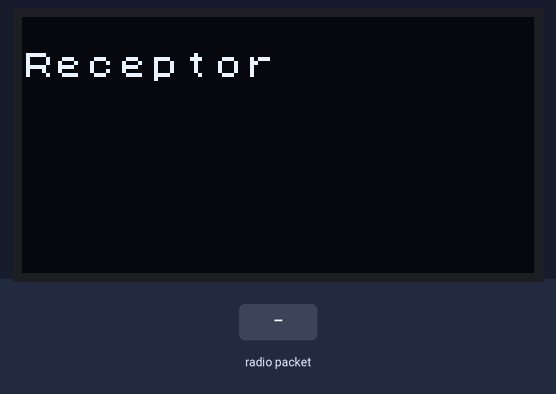
Bench run of a sketch on a simulated Arduino Uno, built for the host (arithmetic inside an expression is 32-bit, double 64-bit). Shown: 128×64 one-colour display. Inputs (shaded band) come from the test bench. No radio packets arrive unless stated; what the sketch prints to the serial monitor is not drawn.

Above: at 2.2 s.
2.3 s: radio packet "0" arrives
At 3.1 s:
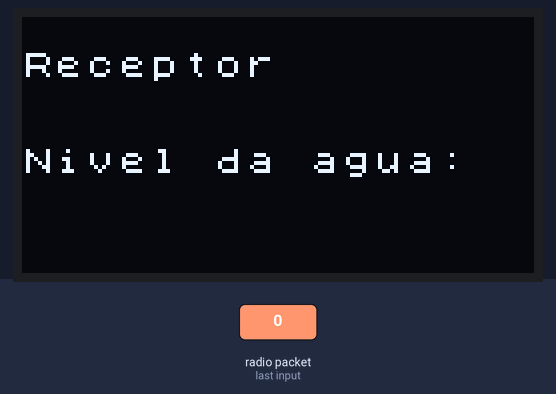
At 3.6 s:
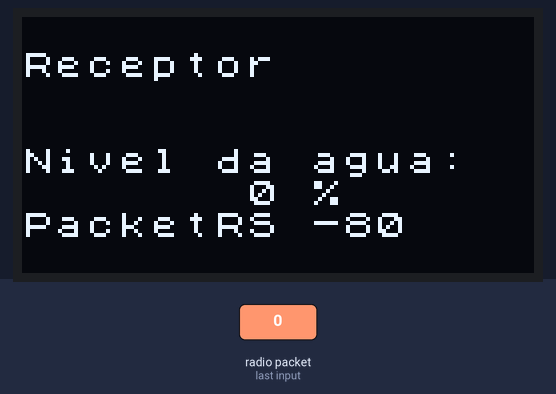
4.8 s: radio packet "5" arrives
At 6.5 s:
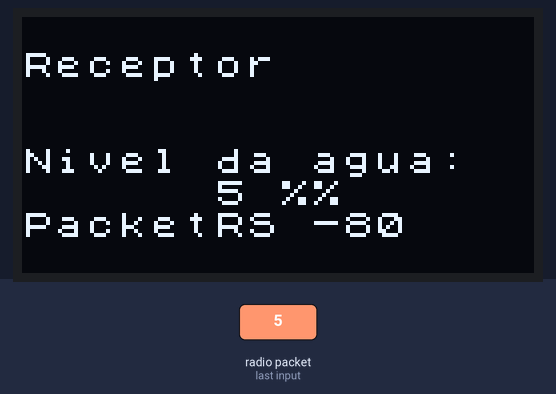
Timing chart, 0 to 8.0 s (numbered marks = the images above; inputs shaded):
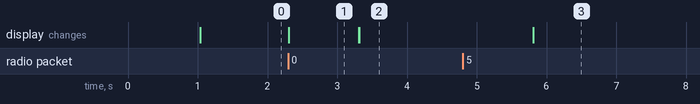

The sketch:

LoraReceptorOK.ino
```cpp
/*tutorial usado
https://robotzero.one/heltec-wifi-lora-32/
*/
#include <U8x8lib.h>
#include <LoRa.h>

String receivedText;
int receivedValue;
String receivedRssi;

// WIFI_LoRa_32 ports
// GPIO5  -- SX1278's SCK
// GPIO19 -- SX1278's MISO
// GPIO27 -- SX1278's MOSI
// GPIO18 -- SX1278's CS
// GPIO14 -- SX1278's RESET
// GPIO26 -- SX1278's IRQ(Interrupt Request)

#define SS 18
#define RST 14
#define DI0 26
#define BAND 915E6

// the OLED used
U8X8_SSD1306_128X64_NONAME_SW_I2C u8x8(/* clock=*/15, /* data=*/4, /* reset=*/16);

void setup() {

  SPI.begin(5, 19, 27, 18);
  LoRa.setPins(SS, RST, DI0);

  Serial.begin(9600);
  while (!Serial)
    ;  //if just the the basic function, must connect to a computer
  delay(1000);

  u8x8.begin();
  u8x8.setFont(u8x8_font_chroma48medium8_r);

  //Serial.println("LoRa Receptor");
  u8x8.drawString(0, 1, "Receptor");

  if (!LoRa.begin(BAND)) {
    //Serial.println("Falha ao iniciar comunicação via rádio");
    u8x8.drawString(0, 1, "Falha iniciar radio");
    while (1)
      ;
  }
}

void loop() {

  // try to parse packet
  int packetSize = LoRa.parsePacket();
  if (packetSize) {
    // received a packet
    //Serial.print("Received packet '");
    u8x8.drawString(0, 4, "Nivel da agua: ");

    // read packet
    while (LoRa.available()) {
      receivedValue = LoRa.parseInt();
      if(receivedValue == 0){
        u8x8.setCursor(5,5);
        u8x8.print("  ");
        u8x8.print(receivedValue);
        u8x8.print(" %");
      }else if(receivedValue <= 75){
        u8x8.setCursor(5,5);
        u8x8.print(" ");
        u8x8.print(receivedValue);
        u8x8.print(" %");
      } else{
        u8x8.setCursor(5,5);
        u8x8.print("");
        u8x8.print(receivedValue);
        u8x8.print(" %");
      }
      Serial.println(receivedValue);
      //u8x8.drawString(5, 5, receivedText);
    }

    // print RSSI of packet
    //Serial.print("' with RSSI ");
    //Serial.println(LoRa.packetRssi());
    u8x8.drawString(0, 6, "PacketRS");
    receivedRssi = LoRa.packetRssi();
    char currentrs[64];
    receivedRssi.toCharArray(currentrs, 64);
    u8x8.drawString(9, 6, currentrs);
  }
}
```

Measured:
- after the input at 2.3 s, the display: changes at once (image 1)
- after the input at 4.8 s, the display: first changes after 1.0 s (image 3 shows a later state)
- what the display in image 1 shows lasts 1.0 s, from 2.3 s to 3.3 s
